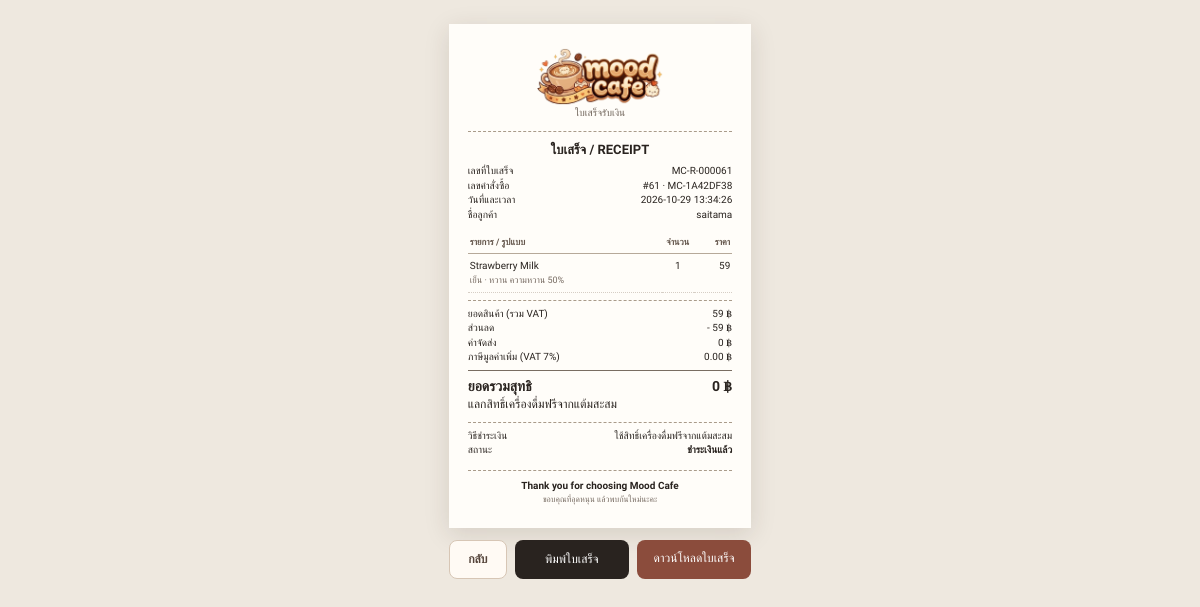
The app's page /receipt/MC-1A42DF38 (signed in) with its own data.
### tables this page shows
CREATE TABLE orders (
                id INTEGER PRIMARY KEY AUTOINCREMENT,
                created_at TEXT,
                mood TEXT,
                note TEXT,
                items_json TEXT,
                total REAL,
                status TEXT DEFAULT 'รับออร์เดอร์แล้วค่ะ',
                tracking_code TEXT
            , user_id INTEGER, payment_status TEXT DEFAULT 'paid', payment_slip_path TEXT, customer_name TEXT, customer_phone TEXT, payment_method TEXT NOT NULL DEFAULT 'promptpay', cash_received REAL, change_given REAL, discount_amount REAL NOT NULL DEFAULT 0, loyalty_reward_id INTEGER, loyalty_processed INTEGER NOT NULL DEFAULT 1);

### app.py (the view)
@app.route("/receipt/<tracking_code>")
def print_receipt(tracking_code):
    if not session.get("user_id"):
        return redirect(url_for("home"))
    order = load_receipt_order(tracking_code)
    if not order:
        return "ไม่พบออร์เดอร์", 404
    return render_template("receipt.html", **receipt_template_values(order))

### app.py (called while the page is built)
@app.after_request
def prevent_stale_page_cache(response):
    if response.mimetype == "text/html":
        response.headers["Cache-Control"] = "no-store, no-cache, must-revalidate, max-age=0"
        response.headers["Pragma"] = "no-cache"
    return response

def included_vat_from_gross(gross):
    amount = Decimal(str(gross)) * VAT_RATE / (Decimal("1.00") + VAT_RATE)
    return amount.quantize(MONEY_QUANTUM, rounding=ROUND_HALF_UP)

def format_number_with_commas(value, decimals=None):
    try:
        amount = Decimal(str(value if value is not None else 0))
        if decimals is not None:
            digits = max(0, int(decimals))
            quantum = Decimal("1").scaleb(-digits)
            amount = amount.quantize(quantum, rounding=ROUND_HALF_UP)
            return format(amount, f",.{digits}f")
        rendered = format(amount, ",f")
        return rendered.rstrip("0").rstrip(".") if "." in rendered else rendered
    except (InvalidOperation, ValueError, TypeError, OverflowError):
        return str(value if value is not None else "")

def normalize_order_items(raw_items):
    try:
        items = json.loads(raw_items or "[]") if isinstance(raw_items, (str, bytes)) else raw_items
    except (TypeError, ValueError, json.JSONDecodeError):
        return []
    if not isinstance(items, list):
        return []
    normalized = []
    for raw_item in items:
        if not isinstance(raw_item, dict):
            continue
        item = dict(raw_item)
        try:
            item["price"] = max(0.0, round(float(item.get("price", 0) or 0), 2))
            item["quantity"] = max(1, min(99, int(float(item.get("quantity", 1) or 1))))
        except (TypeError, ValueError, OverflowError):
            item["price"] = 0.0
            item["quantity"] = 1
        item["name"] = str(item.get("name") or "เมนู")
        normalized.append(item)
    return normalized

@app.context_processor
def inject_menu_image_keys():
    with sqlite3.connect(DB_PATH) as conn:
        conn.row_factory = sqlite3.Row
        rows = conn.execute("SELECT name, image_filename FROM menu_items WHERE image_filename IS NOT NULL").fetchall()
    image_urls = {row["name"]: url_for("static", filename=f"uploads/menu/{row['image_filename']}") for row in rows}
    return {"menu_image_keys": MENU_IMAGE_KEYS, "menu_image_urls": image_urls, "current_year": datetime.now().year}

### templates/receipt.html (shortened to what this page needs)
<!doctype html>
<html lang="th">
<head>
</head>
<body class="{% if pdf_mode %}pdf-mode{% endif %}">
    <main class="receipt">
        <header class="shop">
            <img
                class="logo"
                src="{{ logo_data_uri }}"
                alt="Mood Café"
            >
            <p>ใบเสร็จรับเงิน</p>
        </header>
        <div class="receipt-title">
            ใบเสร็จ / RECEIPT
        </div>
        <div class="meta">
            <div class="meta-row">
                <span>เลขที่ใบเสร็จ</span>
                <span>{{ receipt_number }}</span>
            </div>
            <div class="meta-row">
                <span>เลขคำสั่งซื้อ</span>
                <span>
                    #{{ order.id|number(0) }} · {{ order.tracking_code }}
                </span>
            </div>
            <div class="meta-row">
                <span>วันที่และเวลา</span>
                <span>{{ order.created_at or '-' }}</span>
            </div>
            <div class="meta-row">
                <span>ชื่อลูกค้า</span>
                <span>{{ customer_name }}</span>
            </div>
        </div>
        <table class="items">
            <thead>
                <tr>
                    <th style="text-align: left;">
                        รายการ / รูปแบบ
                    </th>
                    <th>จำนวน</th>
                    <th>ราคา</th>
                </tr>
            </thead>
            <tbody>
                {% for item in order['items'] %}
                <tr>
                    <td>
                        {{ item.get('name', 'เครื่องดื่ม') }}
                        <span class="sub">
                            {{ item.get('style_name', '-') }}
                            {% if item.get('sweet') %}
                                · หวาน {{ item.get('sweet') }}
                            {% endif %}
                        </span>
                    </td>
                    <td>
                        {{ item.get('quantity', 1)|number(0) }}
                    </td>
                    <td>
                        {{ (item.get('price', 0) * item.get('quantity', 1))|number(0) }}
                    </td>
                </tr>
                {% endfor %}
            </tbody>
        </table>
        <section class="totals">
            <div class="total-row">
                <span>ยอดสินค้า (รวม VAT)</span>
                <span>{{ subtotal|number(0) }} ฿</span>
            </div>
            <div class="total-row">
                <span>ส่วนลด</span>
                <span>- {{ discount|number(0) }} ฿</span>
            </div>
            <div class="total-row">
                <span>ค่าจัดส่ง</span>
                <span>{{ shipping|number(0) }} ฿</span>
            </div>
            <div class="total-row">
                <span>ภาษีมูลค่าเพิ่ม (VAT 7%)</span>
                <span>{{ vat|number(2) }} ฿</span>
            </div>
            <div class="total-row grand">
                <span>ยอดรวมสุทธิ</span>
                <span>{{ receipt_total|number(0) }} ฿</span>
            </div>
            {% if order.payment_method == 'loyalty_reward' %}
            <div class="reward-receipt-note">แลกสิทธิ์เครื่องดื่มฟรีจากแต้มสะสม</div>
            {% endif %}
        </section>
        <section class="payment">
            <div class="meta-row">
                <span>วิธีชำระเงิน</span>
                <span>{{ payment_method }}</span>
            </div>
            <div class="meta-row payment-status">
                <span>สถานะ</span>
                <strong>{{ payment_status_label }}</strong>
            </div>
        </section>
        <footer class="thanks">
            Thank you for choosing Mood Cafe
            <small>
                ขอบคุณที่อุดหนุน แล้วพบกันใหม่นะคะ
            </small>
        </footer>
    </main>
    {% if not pdf_mode %}
    <nav class="actions">
        <a class="back" href="{{ back_url }}">
            กลับ
        </a>
        <button
            type="button"
            onclick="window.print()"
        >
            พิมพ์ใบเสร็จ
        </button>
        <a
            class="download"
            href="{{ url_for('download_receipt_pdf', tracking_code=order.tracking_code) }}"
        >
            ดาวน์โหลดใบเสร็จ
        </a>
    </nav>
    {% endif %}
</body>
</html>

### records on screen
orders: id|number "61", tracking_code "MC-1A42DF38", created_at "2026-10-29 13:34:26"

### other values on screen
{{ receipt_number }} "MC-R-000061"
{{ customer_name }} "saitama"
{{ item.get('name', 'เครื่องดื่ม') }} "Strawberry Milk"
{{ item.get('style_name', '-') }} "เย็น"
{{ item.get('sweet') }} "ความหวาน 50%"
{{ item.get('quantity', 1)|number(0) }} "1"
{{ (item.get('price', 0) * item.get('quantity', 1))|number(0) }} "59"
{{ subtotal|number(0) }} "59"
{{ discount|number(0) }} "59"
{{ shipping|number(0) }} "0"
{{ vat|number(2) }} "0.00"
{{ receipt_total|number(0) }} "0"
{{ payment_method }} "ใช้สิทธิ์เครื่องดื่มฟรีจากแต้มสะสม"
{{ payment_status_label }} "ชำระเงินแล้ว"
